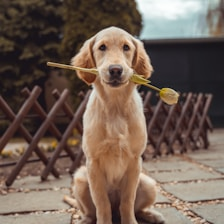
#> input picture images/dog.jpg, 224 x 224 px
$ python infer.py
#> lines starting #> are read from the running program, lines starting #| are printed output that depends on the picture
import requests
import numpy as np
from PIL import Image
import json

# Load and preprocess image correctly
img = Image.open('dog.jpg').convert('RGB')
#> img is the input picture: PIL image 224x224 RGB; mean R, G, B 113.3, 95, 83.5

# Resize to exactly 160x160 (model's expected input size)
img = img.resize((160, 160), Image.LANCZOS)  # Use high-quality resampling
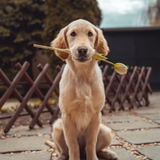
#> img: PIL image 160x160 RGB; mean R, G, B 113.3, 95, 83.5

# Convert to numpy array and normalize
img_array = np.array(img).astype(np.float32) / 255.0

# Reshape to [1, 160, 160, 3]
img_array = img_array.reshape(1, 160, 160, 3)

print(f"Image shape: {img_array.shape}")
#| Image shape: (1, 160, 160, 3)
print(f"Pixel range: {img_array.min():.3f} to {img_array.max():.3f}")
#| Pixel range: 0.000 to 1.000

# Prepare payload
payload = {
    "inputs": [{
        "name": "layer_0_input",
        "shape": [1, 160, 160, 3],
        "datatype": "FP32",
        "data": img_array.flatten().tolist()
    }]
}

# Send request
#> (the run stopped early here; a loop or call above may not have finished)
